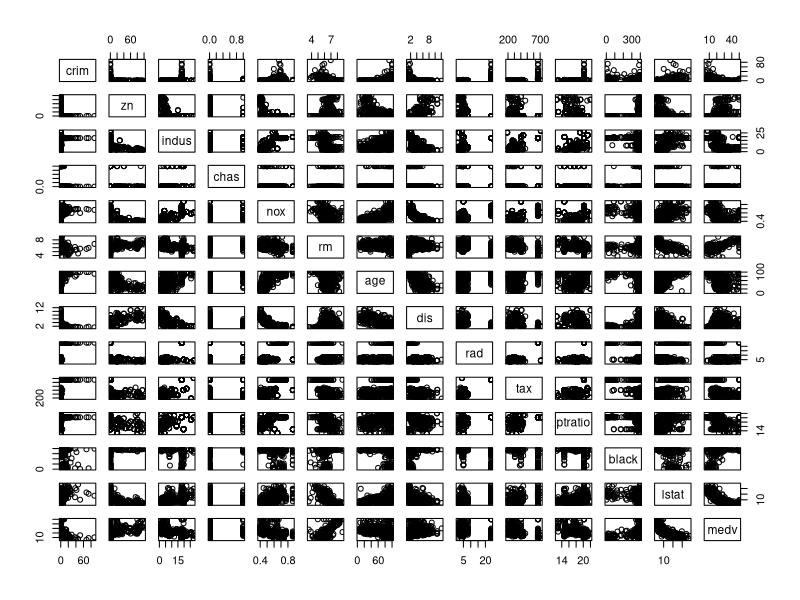
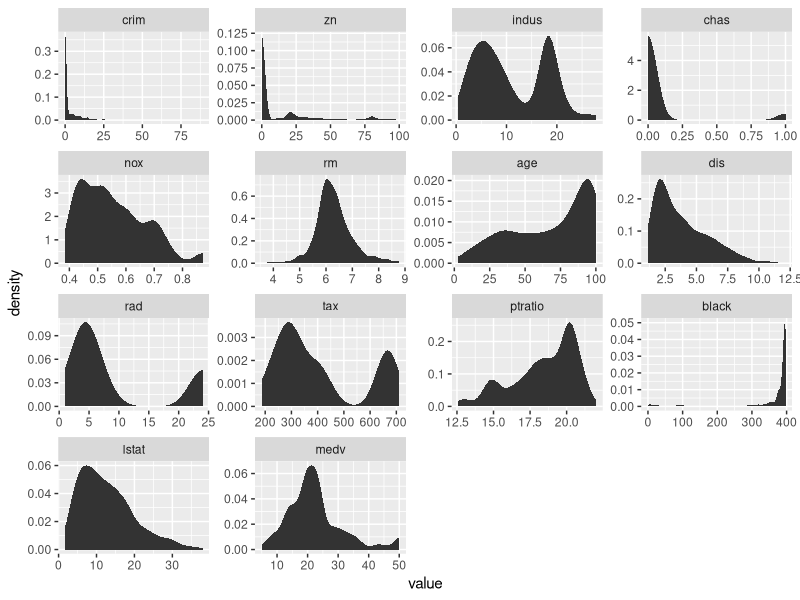
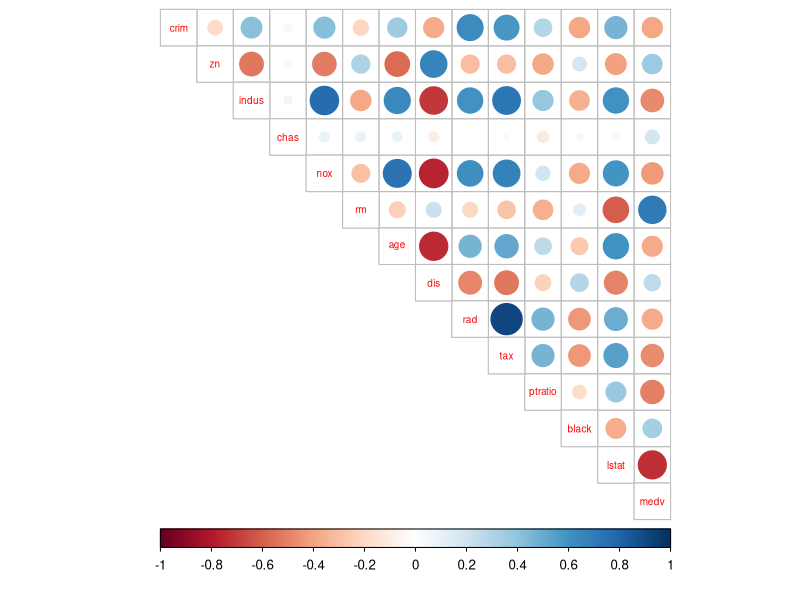
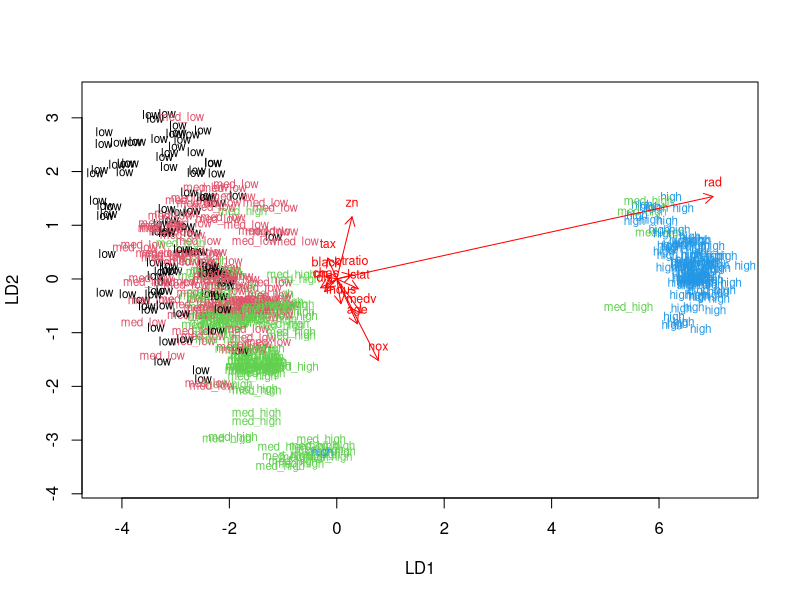
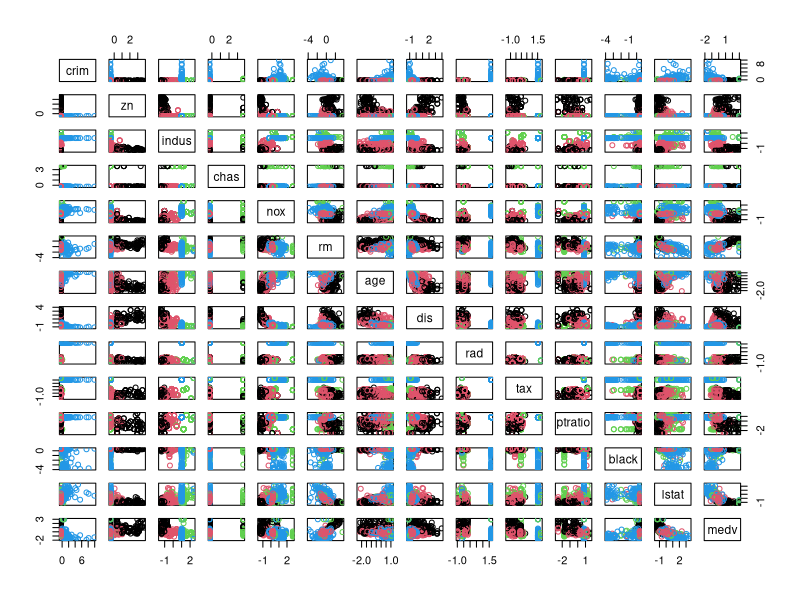
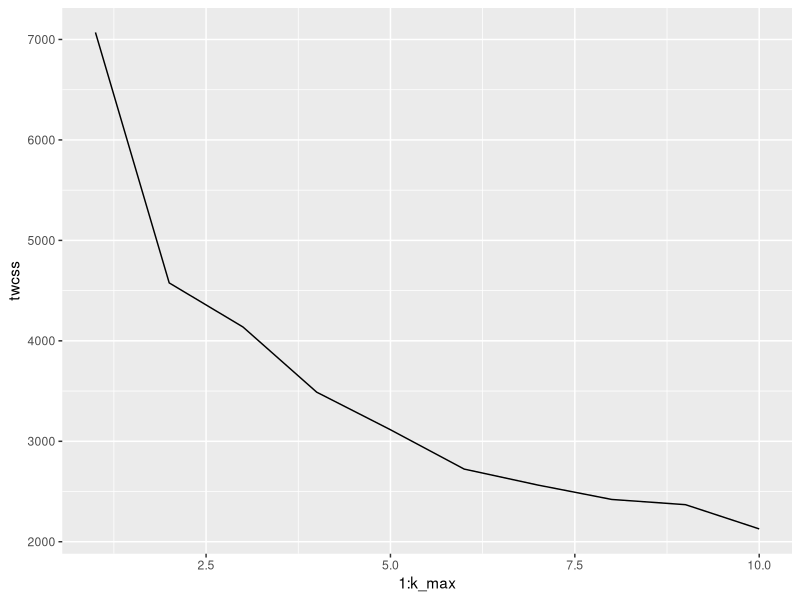
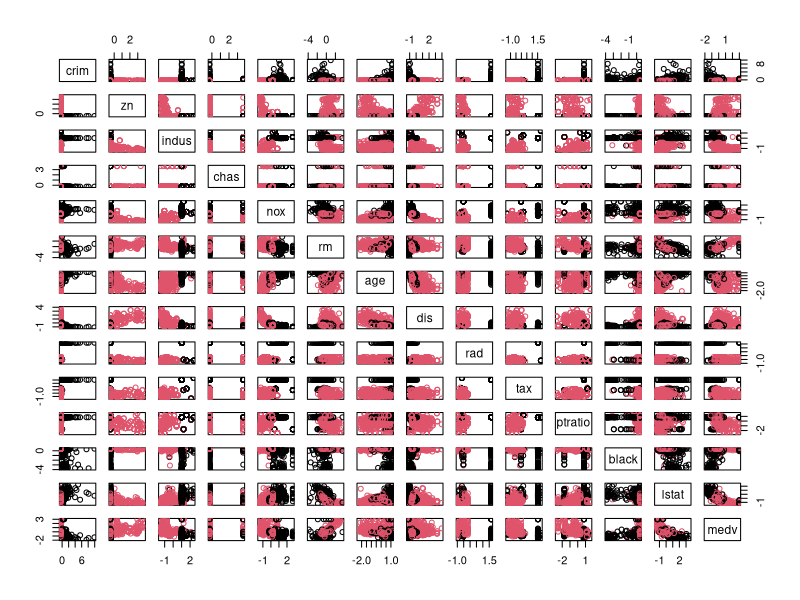
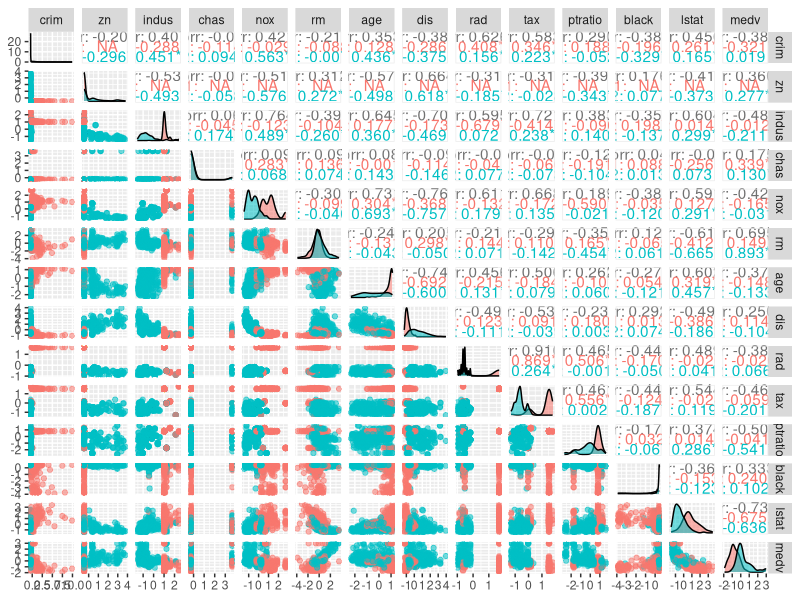

These charts were generated, in order, by the following R code:
## ---- chunk 1
# access the MASS package
library(MASS)

# load the data
data("Boston")

# explore the dataset
dim(Boston)

str(Boston)


## ---- chunk 2
library(GGally)
library(ggplot2)
library(reshape2)
library(tidyr)
library(corrplot)

#summary of the variables
summary(Boston)

# draw a scatter plot matrix of the variables
pairs(Boston)

# the distribution of all the variables
ggplot(data = melt(Boston), aes(x = value)) + 
stat_density() + 
facet_wrap(~variable, scales = "free")

# correlations between the variables
cor_matrix <- cor(Boston) %>% 
  round(., digits = 2)

corrplot(cor_matrix, method="circle", type = "upper", cl.pos = "b", tl.pos = "d", tl.cex = 0.6)


## ---- chunk 3
# use the scale function
boston_scaled <- as.data.frame(scale(Boston))
boston_scaled$crim <- as.numeric(boston_scaled$crim)

# summaries of the scaled data
summary(boston_scaled)

## ---- chunk 4
# create a quantile vector of crim
bins <- quantile(boston_scaled$crim)

# create a categorical variable 'crime'
crime <- cut(boston_scaled$crim, breaks = bins, labels = c("low", "med_low", "med_high", "high") ,include.lowest = TRUE)

# look at the table of the new factor crime
table(crime)

# remove original crim from the dataset
boston_scaled <- dplyr::select(boston_scaled, -crim)

# add the new categorical value to scaled data
boston_scaled <- data.frame(boston_scaled, crime)


## ---- chunk 5
# Divide the dataset to train and test sets, so that 80% of the data belongs to the train set
ind <- sample(nrow(boston_scaled),  size = nrow(boston_scaled) * 0.8)
train <- boston_scaled[ind,]
test <- boston_scaled[-ind,]

## ---- chunk 6
# linear discriminant analysis
lda.fit <- lda(crime ~ ., data = train)

# print the lda.fit object
lda.fit


## ---- chunk 7
# the function for lda biplot arrows
lda.arrows <- function(x, myscale = 1, arrow_heads = 0.1, color = "red", tex = 0.75, choices = c(1,2)){
  heads <- coef(x)
  arrows(x0 = 0, y0 = 0, 
         x1 = myscale * heads[,choices[1]], 
         y1 = myscale * heads[,choices[2]], col=color, length = arrow_heads)
  text(myscale * heads[,choices], labels = row.names(heads), 
       cex = tex, col=color, pos=3)
}

# target classes as numeric
classes <- as.numeric(train$crime)

# plot the lda results
plot(lda.fit, col = classes, pch = classes, dimen = 2)
lda.arrows(lda.fit, myscale = 2)



## ---- chunk 8
# save the crime categories from the test set
# then remove the categorical crime variable from the test dataset
correct_classes <- test$crime
test <- dplyr::select(test, -crime)

## ---- chunk 9

# predict classes with test data
lda.pred <- predict(lda.fit, newdata = test)

# cross tabulate the results
table(correct = correct_classes, predicted = lda.pred$class)

## ---- chunk 10
library(MASS)
data("Boston")

# use the scale function
boston_scaled2 <- as.data.frame(scale(Boston))
boston_scaled2$crim <- as.numeric(boston_scaled2$crim)


## ---- chunk 11
# euclidean distance matrix
dist_eu <- dist(boston_scaled2)

# look at the summary of the distances
summary(dist_eu)

# manhattan distance matrix
dist_man <- dist(boston_scaled2, method = "manhattan")

# look at the summary of the distances
summary(dist_man)


## ---- chunk 12

set.seed(14)

# k-means clustering
km <- kmeans(boston_scaled2, centers = 4)

# plot the Boston dataset with clusters
pairs(boston_scaled2, col = km$cluster)

# determine the number of clusters
k_max <- 10

# calculate the total within sum of squares
twcss <- sapply(1:k_max, function(k){kmeans(boston_scaled2, k)$tot.withinss})

# visualize the results
qplot(x = 1:k_max, y = twcss, geom = 'line')

# k-means clustering
km <- kmeans(boston_scaled2, centers = 2)

# plot the Boston dataset with clusters
pairs(boston_scaled2, col = km$cluster)

# create a more advanced plot matrix with ggpairs()
ggpairs(boston_scaled2, mapping = aes(col = factor(km$cluster), alpha = 0.3), lower = list(combo = wrap("facethist", bins = 20)))


